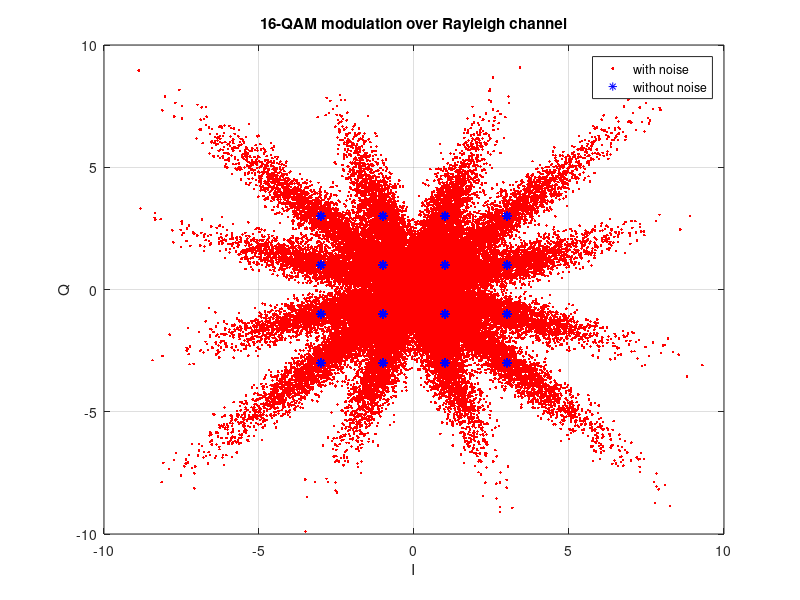

Recreate this plot in MATLAB.
clear;
N = 2*10^5;
SNR_db = 10;
x=round(rand(1,N));
for i=1:4:length(x)
    if (x(i)==0) && (x(i+1) ==0)&& (x(i+2)==0) && (x(i+3) ==0)
        S((i+3)/4)=1+1i;
    elseif (x(i)==0) && (x(i+1) ==0)&& (x(i+2)==0) && (x(i+3) ==1)
        S((i+3)/4)=1+3*1i;
    elseif (x(i)==0) && (x(i+1) ==0)&& (x(i+2)==1) && (x(i+3) ==0)
        S((i+3)/4)=3+1i;
    elseif (x(i)==0) && (x(i+1) ==0)&& (x(i+2)==1) && (x(i+3) ==1)
        S((i+3)/4)=3+3*1i;
    elseif (x(i)==0) && (x(i+1) ==1)&& (x(i+2)==0) && (x(i+3) ==0)
        S((i+3)/4)=1-1i;
    elseif (x(i)==0) && (x(i+1) ==1)&& (x(i+2)==0) && (x(i+3) ==1)
        S((i+3)/4)=1-3*1i;
    elseif (x(i)==0) && (x(i+1) ==1)&& (x(i+2)==1) && (x(i+3) ==0)
        S((i+3)/4)=3-1i;
    elseif (x(i)==0) && (x(i+1) ==1)&& (x(i+2)==1) && (x(i+3) ==1)
        S((i+3)/4)=3-3*1i;
    elseif (x(i)==1) && (x(i+1) ==0)&& (x(i+2)==0) && (x(i+3) ==0)
        S((i+3)/4)=-1+1i;
    elseif (x(i)==1) && (x(i+1) ==0)&& (x(i+2)==0) && (x(i+3) ==1)
        S((i+3)/4)=-1+3*1i;
    elseif (x(i)==1) && (x(i+1) ==0)&& (x(i+2)==1) && (x(i+3) ==0)
        S((i+3)/4)=-3+1i;
    elseif (x(i)==1) && (x(i+1) ==0)&& (x(i+2)==1) && (x(i+3) ==1)
        S((i+3)/4)=-3+3*1i;
    elseif (x(i)==1) && (x(i+1) ==1)&& (x(i+2)==0) && (x(i+3) ==0)
        S((i+3)/4)=-1-1i;
    elseif (x(i)==1) && (x(i+1) ==1)&& (x(i+2)==0) && (x(i+3) ==1)
        S((i+3)/4)=-1-3*1i;
    elseif (x(i)==1) && (x(i+1) ==1)&& (x(i+2)==1) && (x(i+3) ==0)
        S((i+3)/4)=-3-1i;
    elseif (x(i)==1) && (x(i+1) ==1)&& (x(i+2)==1) && (x(i+3) ==1)
        S((i+3)/4)=-3-3*1i;
    end;
end;
a=randn(1,length(S));%generates samples of size 1xn which are gaussian distributed
b=randn(1,length(S));%generates samples of size 1xn which are gaussian distributed
rc=1/sqrt(2)*(sqrt(a.^2+b.^2));%rayleigh channel

Es = var(S); 
Eb = Es/4;
N_0 = Eb/10^(SNR_db/10);
N0 = sqrt(N_0/2)*(randn(size(S))+1i*randn(size(S)));
NS = rc.*S + N0;
plot(NS,'r.');
hold on;
plot(S,'b*');
hold on;
grid on;
legend('with noise','without noise');
title('16-QAM modulation over Rayleigh channel');
xlabel('I');
ylabel('Q');
hold off;
